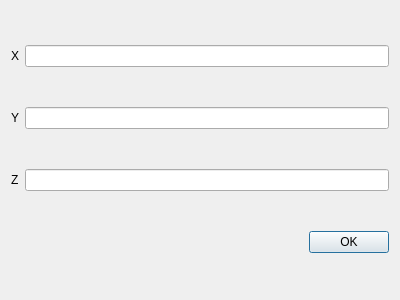
<?xml version="1.0" encoding="UTF-8"?>
<ui version="4.0">
 <class>DialogDim</class>
 <widget class="QDialog" name="DialogDim">
  <property name="geometry">
   <rect>
    <x>0</x>
    <y>0</y>
    <width>400</width>
    <height>300</height>
   </rect>
  </property>
  <property name="windowTitle">
   <string>Tamanho do Grid 3D</string>
  </property>
  <layout class="QVBoxLayout" name="verticalLayout">
   <item>
    <layout class="QHBoxLayout" name="horizontalLayout_3">
     <item>
      <widget class="QLabel" name="labelDimX">
       <property name="text">
        <string>X</string>
       </property>
      </widget>
     </item>
     <item>
      <widget class="QLineEdit" name="lineEditDimX"/>
     </item>
    </layout>
   </item>
   <item>
    <layout class="QHBoxLayout" name="horizontalLayout_2">
     <item>
      <widget class="QLabel" name="labelDimY">
       <property name="text">
        <string>Y</string>
       </property>
      </widget>
     </item>
     <item>
      <widget class="QLineEdit" name="lineEditDimY"/>
     </item>
    </layout>
   </item>
   <item>
    <layout class="QHBoxLayout" name="horizontalLayout">
     <item>
      <widget class="QLabel" name="labelDimZ">
       <property name="text">
        <string>Z</string>
       </property>
      </widget>
     </item>
     <item>
      <widget class="QLineEdit" name="lineEditDimZ"/>
     </item>
    </layout>
   </item>
   <item>
    <layout class="QHBoxLayout" name="horizontalLayout_4">
     <item>
      <spacer name="horizontalSpacer">
       <property name="orientation">
        <enum>Qt::Horizontal</enum>
       </property>
       <property name="sizeHint" stdset="0">
        <size>
         <width>40</width>
         <height>20</height>
        </size>
       </property>
      </spacer>
     </item>
     <item>
      <widget class="QPushButton" name="pushButtonDim">
       <property name="text">
        <string>OK</string>
       </property>
      </widget>
     </item>
    </layout>
   </item>
  </layout>
 </widget>
 <resources/>
 <connections>
  <connection>
   <sender>pushButtonDim</sender>
   <signal>clicked(bool)</signal>
   <receiver>DialogDim</receiver>
   <slot>accept()</slot>
   <hints>
    <hint type="sourcelabel">
     <x>341</x>
     <y>256</y>
    </hint>
    <hint type="destinationlabel">
     <x>199</x>
     <y>149</y>
    </hint>
   </hints>
  </connection>
 </connections>
</ui>
